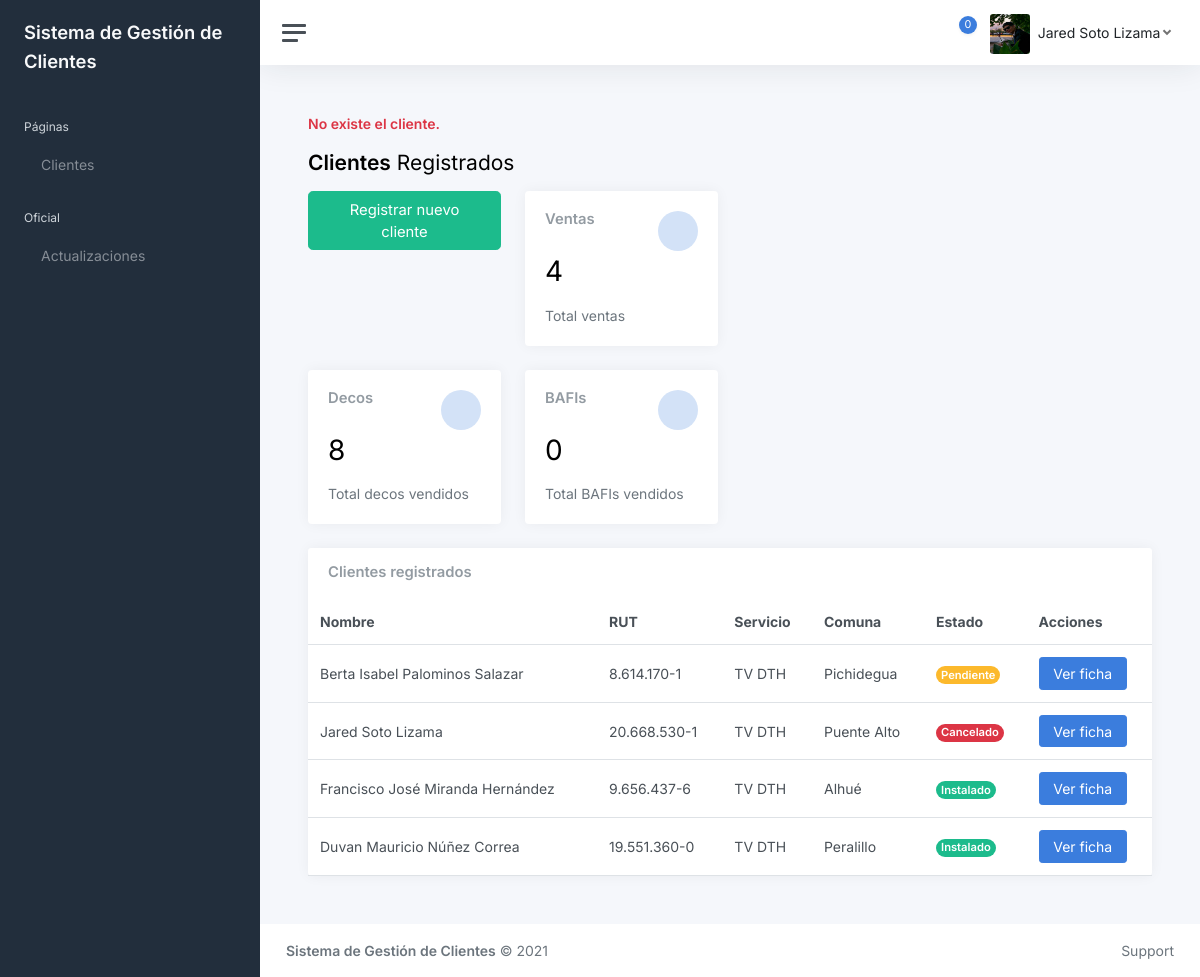
Page /eliminarCliente/0/ (signed in) on the committed database.
### webClaro/models.py (models this page shows, shortened)
class ImagenPerfil(models.Model):
    id = models.AutoField(primary_key=True)
    usuario = models.CharField(max_length=20)
    imagen = models.ImageField(upload_to='imgPerfil')

class Cliente(models.Model):
    id = models.AutoField(primary_key=True)
    nombre = models.CharField(max_length=50)
    rut = models.CharField(max_length=12)
    direccion = models.CharField(max_length=50)
    telefono = models.CharField(max_length=13)
    servicioContratado = models.CharField(max_length=20)
    tecnologiaServicio = models.CharField(max_length=4)
    planContratado = models.CharField(max_length=30)
    cantidadDecos = models.IntegerField()
    costoInstalacion = models.IntegerField()
    fechaInstalacion = models.DateField()
    vendedor = models.CharField(max_length=20)
    servicioTecnologia = models.CharField(max_length=20)
    estado = models.CharField(max_length=20)
    Comuna = ForeignKey(Comuna, on_delete=models.CASCADE)
    comentarios = models.CharField(max_length=300)

class Comuna(models.Model):
    id = models.AutoField(primary_key=True)
    nombre = models.CharField(max_length=30)

### webClaro/views.py (the view)
# urls.py: path('eliminarCliente/<id>/', views.eliminarCliente, name='eliminarCliente'),
@login_required(login_url='/login/')
def eliminarCliente(request, id):
    mensaje = ''
    try:
        cliente = Cliente.objects.get(id = id)
        cliente.delete()
        mensaje = "Cliente eliminado correctamente!"
    except:
        mensaje = "No existe el cliente."
    img = ImagenPerfil.objects.filter(usuario = request.user.username)
    clientes = Cliente.objects.filter(vendedor = request.user.username).order_by('-fechaInstalacion')
    contadorClientes = Cliente.objects.filter(vendedor = request.user.username).count()
    deco1 = clientes.filter(cantidadDecos = 1).count()
    deco2 = clientes.filter(cantidadDecos = 2).count()
    deco3 = clientes.filter(cantidadDecos = 3).count()
    deco4 = clientes.filter(cantidadDecos = 4).count()
    contadorDecos = deco1 + (deco2 * 2) + (deco3 * 3) + (deco4 * 4)
    contadorBafis = clientes.filter(servicioContratado__contains = "BAFI").count()
    return render(request, "index.html", {"img": img, "clientes":clientes, "cantClientes":contadorClientes, "cantDecos":contadorDecos, "cantBafis":contadorBafis, "mensaje":mensaje})

### webClaro/templates/index.html (shortened to what this page needs)
{% extends "base.html" %}
{% load static %}
{% block contenido %}
<p class="text-danger fw-bold">{{mensaje}}</p>
<h1 class="h3 mb-3"><strong>Clientes</strong> Registrados</h1>
<div class="row">
	<div class="col-xl-6 col-xxl-5 d-flex">
		<div class="w-100">
			<div class="row">
				<div class="col-sm-6">
					<div>
						<div class="text-center mb-3">
							<a class="btn btn-lg btn-success" href="{% url 'registroCliente' %}"> Registrar nuevo cliente</a>
						</div>
					</div>
				</div>
				<div class="col-sm-6">
					<div class="card">
						<div class="card-body">
							<div class="row">
								<div class="col mt-0">
									<h5 class="card-title">Ventas</h5>
								</div>
								<div class="col-auto">
									<div class="stat text-primary">
									</div>
								</div>
							</div>
							<h1 class="mt-1 mb-3">{{cantClientes}}</h1>
							<div class="mb-0">
								<span class="text-muted">Total ventas</span>
							</div>
						</div>
					</div>
				</div>
			</div>
			<div class="row">
				<div class="col-sm-6">
					<div class="card">
						<div class="card-body">
							<div class="row">
								<div class="col mt-0">
									<h5 class="card-title">Decos</h5>
								</div>
								<div class="col-auto">
									<div class="stat text-primary">
									</div>
								</div>
							</div>
							<h1 class="mt-1 mb-3">{{cantDecos}}</h1>
							<div class="mb-0">
								<span class="text-muted">Total decos vendidos</span>
							</div>
						</div>
					</div>
				</div>
				<div class="col-sm-6">
					<div class="card">
						<div class="card-body">
							<div class="row">
								<div class="col mt-0">
									<h5 class="card-title">BAFIs</h5>
								</div>
								<div class="col-auto">
									<div class="stat text-primary">
									</div>
								</div>
							</div>
							<h1 class="mt-1 mb-3">{{cantBafis}}</h1>
							<div class="mb-0">
								<span class="text-muted">Total BAFIs vendidos</span>
							</div>
						</div>
					</div>
				</div>
			</div>
		</div>
	</div>
	<div class="col-xl-6 col-xxl-7">
	</div>
</div>
<div class="row">
	<div class="col-12 col-lg-12 col-xxl-12 d-flex">
		<div class="card flex-fill">
			<div class="card-header">
				<h5 class="card-title mb-0">Clientes registrados</h5>
			</div>
			<table class="table table-hover my-0">
				<thead>
					<tr>
						<th>Nombre</th>
						<th class="d-none d-xl-table-cell">RUT</th>
						<th class="d-none d-xl-table-cell">Servicio</th>
						<th class="d-none d-xl-table-cell">Comuna</th>
						<th>Estado</th>
						<th>Acciones</th>
					</tr>
				</thead>
				<tbody>
					{% for reg in clientes %}
					<tr>
						<td>{{reg.nombre}}</td>
						<td class="d-none d-xl-table-cell">{{reg.rut}}</td>
						<td class="d-none d-xl-table-cell">{{reg.servicioTecnologia}}</td>
						<td class="d-none d-md-table-cell">{{reg.Comuna.nombre}}</span></td>
						<td><span class="badge rounded-pill {% if reg.estado == "Instalado"  %}bg-success">{% endif %}{% if reg.estado == "Otro"  %}bg-primary">{% endif %}{% if reg.estado == "Pendiente"  %}bg-warning">{% endif %}{% if reg.estado == "Cancelado"  %}bg-danger">{% endif %}{{reg.estado}}</td>
						<td>
							<a class="btn btn-primary" href="/cliente/{{reg.id}}"> Ver ficha</a>
						</td>
					</tr>
					{% endfor %}
				</tbody>
			</table>
		</div>
	</div>
</div>
{% endblock contenido %}

### webClaro/templates/base.html (shortened to what this page needs)
{% load static %}
<!DOCTYPE html>
<html lang="es">
<head>
	<link href="{% static 'css/app.css' %}" rel="stylesheet">
</head>
<body>
	<div class="wrapper">
		<nav id="sidebar" class="sidebar js-sidebar">
			<div class="sidebar-content js-simplebar">
				<a class="sidebar-brand" href="{% url 'index' %}">
					<span class="align-middle">Sistema de Gestión de Clientes</span>
				</a>
				<ul class="sidebar-nav">
					<li class="sidebar-header">Páginas</li>
					<li class="sidebar-item">
						<a class="sidebar-link" href="{% url 'index' %}">
							<span class="align-middle">Clientes</span>
            			</a>
					</li>
					<li class="sidebar-header">Oficial</li>
					<li class="sidebar-item">
						<a class="sidebar-link" href="{% url 'actualizaciones' %}">
							<span class="align-middle">Actualizaciones</span>
            			</a>
					</li>
				</ul>
			</div>
		</nav>
		<div class="main">
			<nav class="navbar navbar-expand navbar-light navbar-bg">
				<a class="sidebar-toggle js-sidebar-toggle"><i class="hamburger align-self-center"></i></a>
				<div class="navbar-collapse collapse">
					<ul class="navbar-nav navbar-align">
						<li class="nav-item dropdown">
							<a class="nav-icon dropdown-toggle" href="#" id="alertsDropdown" data-bs-toggle="dropdown">
								<div class="position-relative">
									<span class="indicator">0</span>
								</div>
							</a>
						</li>
						<li class="nav-item dropdown"><a class="nav-icon dropdown-toggle d-inline-block d-sm-none" href="#" data-bs-toggle="dropdown"></a>
							<a class="nav-link dropdown-toggle d-none d-sm-inline-block" href="#" data-bs-toggle="dropdown">{% for reg in img %}<img src="{{reg.imagen.url}}"{% endfor %} class="avatar img-fluid rounded me-1"/><span class="text-dark ms-1">{{user.first_name}} {{user.last_name}}</span></a>
						</li>
					</ul>
				</div>
			</nav>
			<main class="content">
				<div class="container-fluid p-0">
					{% block contenido %}
					{% endblock contenido %}
				</div>
			</main>
			<footer class="footer">
				<div class="container-fluid">
					<div class="row text-muted">
						<div class="col-6 text-start">
							<p class="mb-0"><a class="text-muted"><strong>Sistema de Gestión de Clientes</strong></a> &copy; 2021</p>
						</div>
						<div class="col-6 text-end">
							<ul class="list-inline">
								<li class="list-inline-item">
									<a class="text-muted" href="https://adminkit.io/" target="_blank">Support</a>
								</li>
							</ul>
						</div>
					</div>
				</div>
			</footer>
		</div>
	</div>
</body>
</html>

### rows in the picture
ImagenPerfil: imagen (picture)
Cliente: nombre "Berta Isabel Palominos Salazar", rut "8.614.170-1", servicioTecnologia "TV DTH", Comuna.nombre "Pichidegua", estado "Pendiente"
Cliente: nombre "Jared Soto Lizama", rut "20.668.530-1", servicioTecnologia "TV DTH", Comuna.nombre "Puente Alto", estado "Cancelado"
Cliente: nombre "Francisco José Miranda Hernández", rut "9.656.437-6", servicioTecnologia "TV DTH", Comuna.nombre "Alhué", estado "Instalado"
Cliente: nombre "Duvan Mauricio Núñez Correa", rut "19.551.360-0", servicioTecnologia "TV DTH", Comuna.nombre "Peralillo", estado "Instalado"

### other values in the picture
{{ user.first_name }} "Jared"
{{ user.last_name }} "Soto Lizama"
{{ mensaje }} "No existe el cliente."
{{ cantClientes }} "4"
{{ cantDecos }} "8"
{{ cantBafis }} "0"
